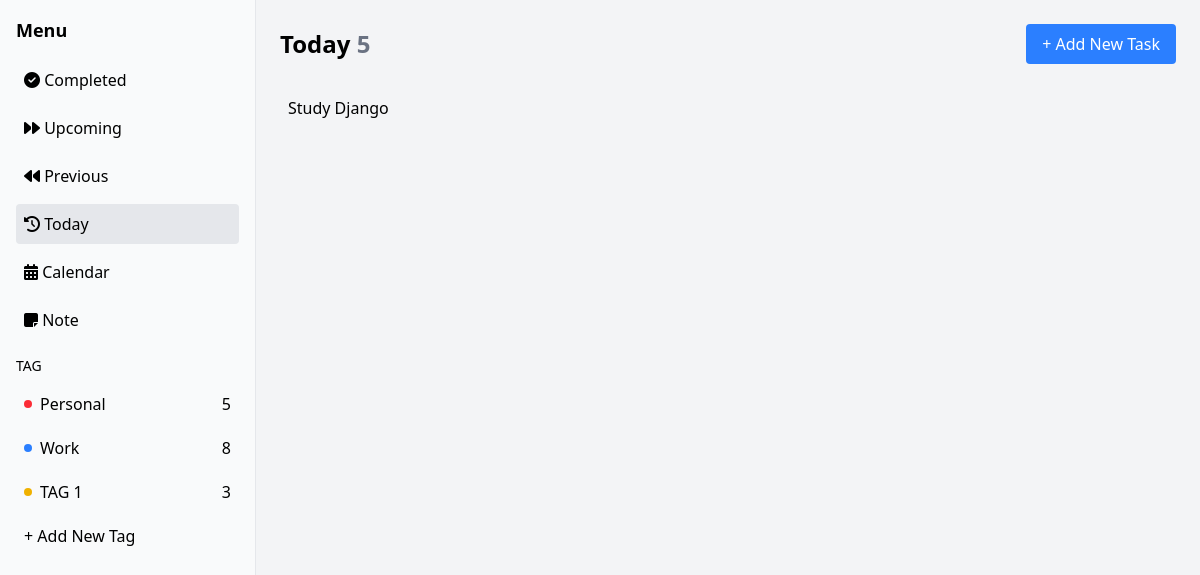
The app's page /, older data.
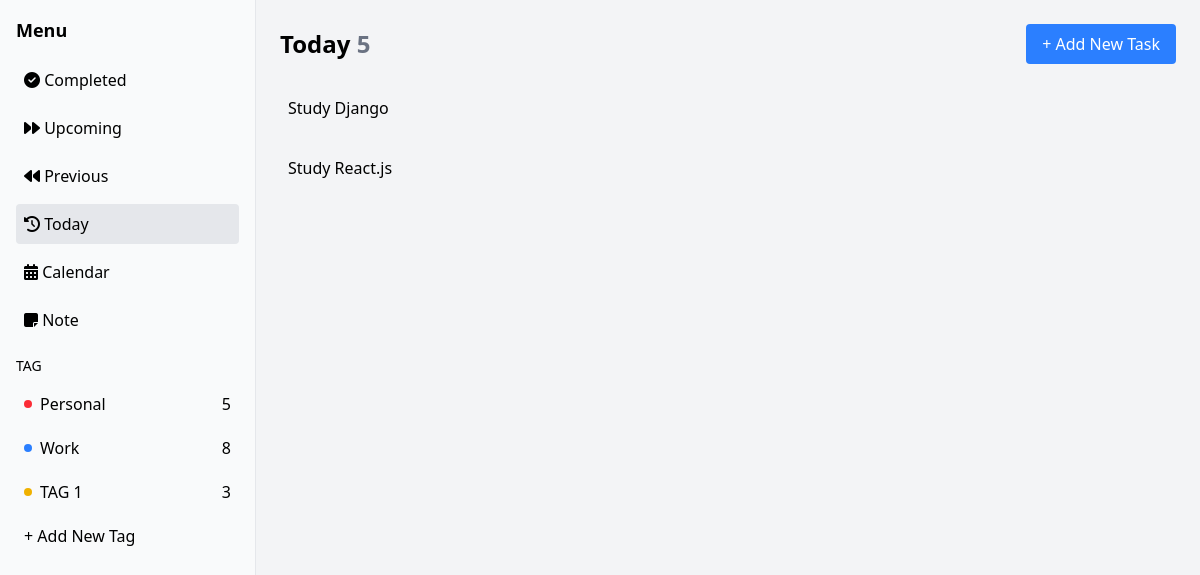
The same page, newer data.
### todo/models.py (models this page shows, shortened)
class Task(models.Model):
    title = models.CharField(max_length=200)
    description = models.TextField(blank=True)
    created_at = models.DateTimeField(auto_now_add=True)
    due_date = models.DateField(default=timezone.now)
    is_completed = models.BooleanField(default=False)
    tags = models.ManyToManyField(Tag, blank=True)

### todo/views.py (the view)
# urls.py: path('', home_page, name='home'),
def home_page(request):
    context = {
        'tasks': Task.objects.all(),
    }
    return render(request, 'home.html', context)

### todo/templates/home.html (shortened to what this page needs)
{% extends "index.html" %}
{% load static %}
{% block content %}
<div class="flex h-screen">
    {% include "sidebar.html" %}
    <div class="flex-1 p-6 overflow-y-auto">
        <div class="flex justify-between items-center mb-6">
            <h1 class="text-2xl font-bold">Today <span class="text-gray-500">5</span></h1>
            <a href={% url "create_task" %} class="bg-blue-500 text-white px-4 py-2 rounded">+ Add New Task</a>
        </div>
        <div class="flex flex-col gap-5">
            {% for t in tasks %}
            <p class="w-96 text-left p-2 hover:bg-gray-200 rounded">{{t.title}}</p>
           {% endfor %}
        </div>
    </div>
</div>
{% endblock content %}

Row changes from the older to the newer data that the page shows:
added Task: title "Study React.js"
